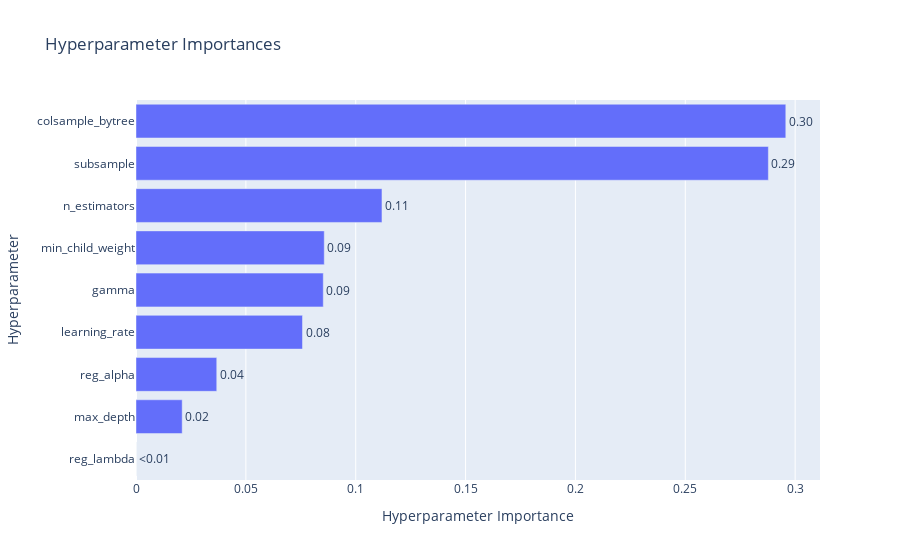

The cell this chart's notebook holds for it:
### Code cell
vis.plot_param_importances(study_xgb)

### Figure 1 — Plotly figure (JSON) as saved in the notebook; plotly's stock layout.template omitted (floating-point values rounded to 4 significant figures)
{"data": [{"cliponaxis": false, "hovertemplate": ["reg_lambda (FloatDistribution): 6.39414879453688e-06<extra></extra>", "max_depth (IntDistribution): 0.021023033700701677<extra></extra>", "reg_alpha (FloatDistribution): 0.03675504486504856<extra></extra>", "learning_rate (FloatDistribution): 0.07578082109718703<extra></extra>", "gamma (FloatDistribution): 0.08523722812404673<extra></extra>", "min_child_weight (FloatDistribution): 0.08568561519647737<extra></extra>", "n_estimators (IntDistribution): 0.11195126345926847<extra></extra>", "subsample (FloatDistribution): 0.2878148874103985<extra></extra>", "colsample_bytree (FloatDistribution): 0.2957457119980772<extra></extra>"], "name": "Objective Value", "orientation": "h", "text": ["<0.01", "0.02", "0.04", "0.08", "0.09", "0.09", "0.11", "0.29", "0.30"], "textposition": "outside", "type": "bar", "x": [6.394e-06, 0.02102, 0.03676, 0.07578, 0.08524, 0.08569, 0.112, 0.2878, 0.2957], "y": ["reg_lambda", "max_depth", "reg_alpha", "learning_rate", "gamma", "min_child_weight", "n_estimators", "subsample", "colsample_bytree"]}], "layout": {"title": {"text": "Hyperparameter Importances"}, "xaxis": {"title": {"text": "Hyperparameter Importance"}}, "yaxis": {"title": {"text": "Hyperparameter"}}}}
